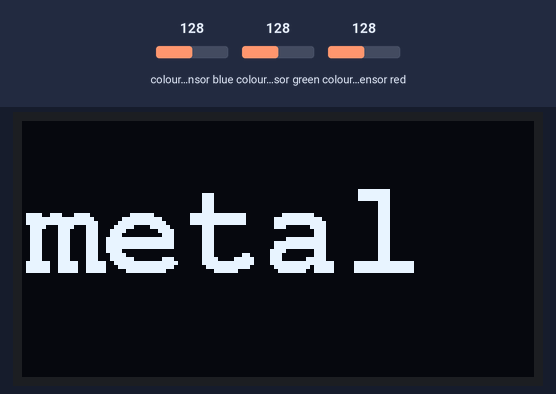
A sketch run on a simulated Arduino Uno, built with avr-gcc and run on an emulated ATmega328P. On the bench: 128×64 one-colour display. Inputs (shaded band) come from the test bench; at power-on: colour sensor blue 128, colour sensor green 128, colour sensor red 128. What the sketch prints to the serial monitor is not drawn.

Above: at 1.9 s.
2.0 s: colour sensor blue set to 191
At 3.4 s:
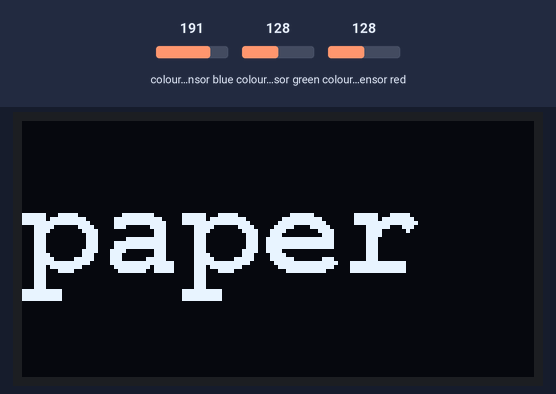
3.7 s: colour sensor green set to 191
At 4.5 s:
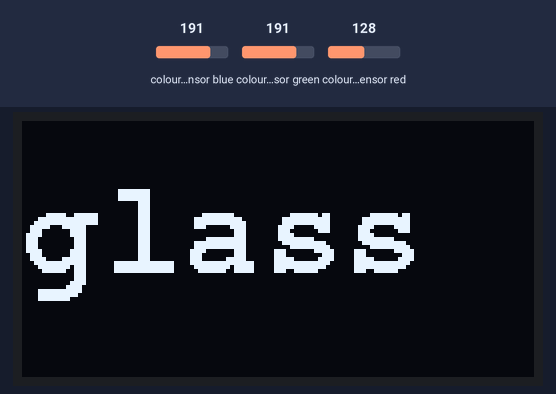
5.5 s: colour sensor red set to 250
At 6.5 s:
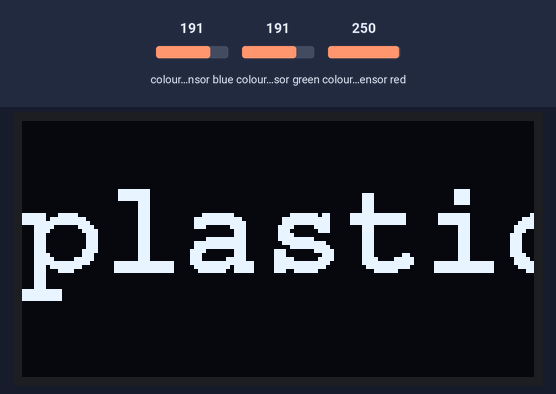
7.3 s: colour sensor green set to 250
At 8.3 s:
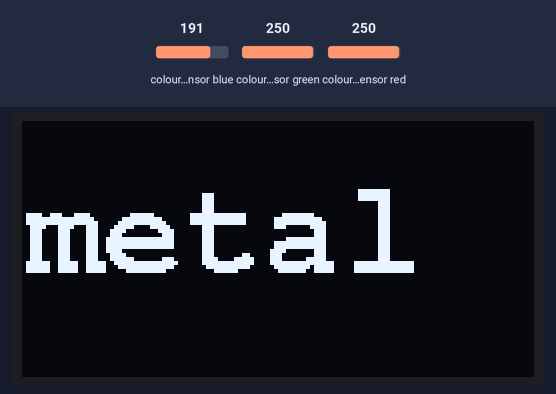
9.2 s: colour sensor green set to 5
At 10.9 s:
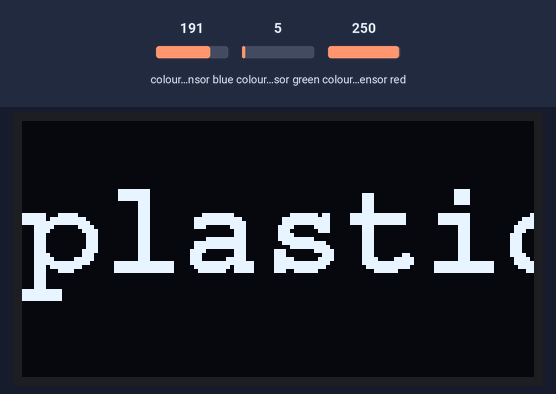
Timing chart, 0 to 12.0 s (numbered marks = the images above; inputs shaded):
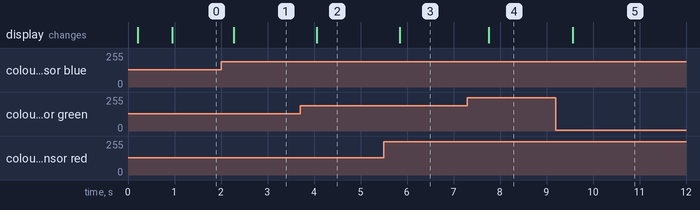

The sketch:

color_recognizer.ino
```cpp
#include <SoftWire.h>
#include "Adafruit_APDS9960.h"
#include <U8g2lib.h>

Adafruit_APDS9960 apds;
U8G2_SSD1306_128X64_NONAME_1_HW_I2C u8g2(U8G2_R0, /* reset=*/ U8X8_PIN_NONE);

#define RED   1
#define GREEN 2
#define BLUE  3
#define YELLOW 4

//int R_F = 13000;
//int G_F = 19000;
//int B_F = 25000;
//int r_f = 768;
//int g_f = 1024;
//int b_f = 1280;

void setup() {
  // put your setup code here, to run once:
  Serial.begin(9600);

  if(!apds.begin()){
    Serial.println("failed to initialize device! Please check your wiring.");
  }
  else Serial.println("Device initialized!");

  //enable color sensign mode
  apds.enableColor(true);

  //Display logo
  u8g2.begin();
  u8g2.setDisplayRotation(U8G2_R2);
  u8g2.setFont(u8g2_font_fub20_tr);
  u8g2.firstPage();
  do {
    u8g2.setCursor(22, 38);
    u8g2.println("LOBOT");
  } while ( u8g2.nextPage() );

  delay(500);
}

int colorDetect()
{
  uint16_t r, g, b, c;
  int t;
  int mx;
  //wait for color data to be ready
  while(!apds.colorDataReady()){
    delay(5);
  }
  apds.getColorData(&r, &g, &b, &c);

//  r = map(r, r_f, R_F, 0, 255);
//  g = map(g, g_f, G_F, 0, 255);
//  b = map(b, b_f, B_F, 0, 255);

  //Find the largest value in R, G, B. For example, the maximum is R means that the object is Red
  if (r > g){
    mx = r;
    t = RED;
    if( r-g < 20 ) t = YELLOW;
    }
  else{
    mx = g;
    t = GREEN;
    if( g-r < 20 ) t = YELLOW;
    }

  if (b > mx){
    mx = b;
    t = BLUE;
  }


  Serial.print("R:"); Serial.print(r);
  Serial.print("G:"); Serial.print(g);
  Serial.print("B:"); Serial.println(b);

  //Returns the color only if the RGB value is greater than 30, otherwise returns 0
  if(t == BLUE && b > 50)
    return t;
  else if(t == GREEN && g > 50)
    return t;
  else if(t == RED && r > 50)
    return t;
  else if(t == YELLOW && r >50 )
    return t;
  else
    return 0;
  return 0;
}

//Draw screen image
void draw()
{
  int t;
  t = colorDetect();
  u8g2.firstPage();
  do
  {
    u8g2.setFont(u8g2_font_courB24_tf);
    u8g2.setCursor(0, 38);
    //Display color
    if (t == RED)
      u8g2.print("plastic");
    if (t == BLUE)
      u8g2.print("paper");
    if (t == GREEN)
      u8g2.print("glass");
    if (t == YELLOW)
      u8g2.print("metal");
  } while ( u8g2.nextPage());
}

void loop() {
  draw();
  delay(200);
}
```

Measured:
- after the input at 2.0 s, the display: changes after 0.28 s (image 1)
- after the input at 3.7 s, the display: changes after 0.36 s (image 2)
- after the input at 5.5 s, the display: changes after 0.35 s (image 3)
- after the input at 7.3 s, the display: changes after 0.46 s (image 4)
- after the input at 9.2 s, the display: changes after 0.36 s (image 5)
